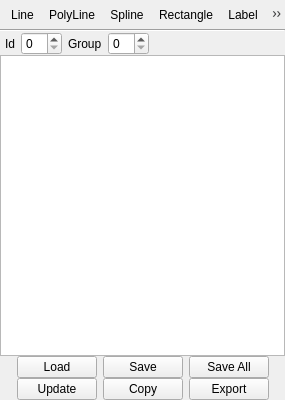
<?xml version="1.0" encoding="UTF-8"?>
<ui version="4.0">
 <class>ToolWindowMeasure</class>
 <widget class="QWidget" name="ToolWindowMeasure">
  <property name="geometry">
   <rect>
    <x>0</x>
    <y>0</y>
    <width>285</width>
    <height>400</height>
   </rect>
  </property>
  <property name="windowTitle">
   <string>Measure</string>
  </property>
  <layout class="QVBoxLayout" name="verticalLayout_main" stretch="0,0,0,1,0,0">
   <property name="spacing">
    <number>0</number>
   </property>
   <property name="sizeConstraint">
    <enum>QLayout::SetMinimumSize</enum>
   </property>
   <property name="margin">
    <number>0</number>
   </property>
   <item>
    <widget class="QToolBar" name="toolBar">
     <property name="iconSize">
      <size>
       <width>24</width>
       <height>24</height>
      </size>
     </property>
     <addaction name="actionLine"/>
     <addaction name="actionPolyLine"/>
     <addaction name="actionSpline"/>
     <addaction name="actionRectangle"/>
     <addaction name="actionLabel"/>
     <addaction name="actionContour"/>
    </widget>
   </item>
   <item>
    <widget class="Line" name="lineSeparator">
     <property name="orientation">
      <enum>Qt::Horizontal</enum>
     </property>
    </widget>
   </item>
   <item>
    <layout class="QHBoxLayout" name="horizontalLayout" stretch="0,0,0,0,1">
     <property name="spacing">
      <number>6</number>
     </property>
     <property name="leftMargin">
      <number>5</number>
     </property>
     <property name="topMargin">
      <number>0</number>
     </property>
     <property name="rightMargin">
      <number>5</number>
     </property>
     <property name="bottomMargin">
      <number>0</number>
     </property>
     <item>
      <widget class="QLabel" name="labelId">
       <property name="text">
        <string>Id</string>
       </property>
      </widget>
     </item>
     <item>
      <widget class="QSpinBox" name="spinBoxId"/>
     </item>
     <item>
      <widget class="QLabel" name="labelGroup">
       <property name="text">
        <string>Group</string>
       </property>
      </widget>
     </item>
     <item>
      <widget class="QSpinBox" name="spinBoxGroup"/>
     </item>
     <item>
      <widget class="QtColorPicker" name="colorPickerGroup" native="true">
       <property name="minimumSize">
        <size>
         <width>40</width>
         <height>0</height>
        </size>
       </property>
      </widget>
     </item>
    </layout>
   </item>
   <item>
    <widget class="QTextBrowser" name="textBrowserInfo">
     <property name="sizePolicy">
      <sizepolicy hsizetype="Expanding" vsizetype="Expanding">
       <horstretch>0</horstretch>
       <verstretch>1</verstretch>
      </sizepolicy>
     </property>
     <property name="minimumSize">
      <size>
       <width>0</width>
       <height>270</height>
      </size>
     </property>
     <property name="tabStopWidth">
      <number>50</number>
     </property>
    </widget>
   </item>
   <item>
    <layout class="QHBoxLayout" name="horizontalLayout_3">
     <property name="spacing">
      <number>6</number>
     </property>
     <property name="margin">
      <number>0</number>
     </property>
     <item>
      <spacer name="horizontalSpacer_3">
       <property name="orientation">
        <enum>Qt::Horizontal</enum>
       </property>
       <property name="sizeHint" stdset="0">
        <size>
         <width>0</width>
         <height>0</height>
        </size>
       </property>
      </spacer>
     </item>
     <item>
      <widget class="QPushButton" name="pushButtonLoad">
       <property name="text">
        <string>Load</string>
       </property>
       <property name="iconSize">
        <size>
         <width>16</width>
         <height>16</height>
        </size>
       </property>
      </widget>
     </item>
     <item>
      <widget class="QPushButton" name="pushButtonSave">
       <property name="text">
        <string>Save</string>
       </property>
      </widget>
     </item>
     <item>
      <widget class="QPushButton" name="pushButtonSaveAll">
       <property name="text">
        <string>Save All</string>
       </property>
      </widget>
     </item>
     <item>
      <spacer name="horizontalSpacer_4">
       <property name="orientation">
        <enum>Qt::Horizontal</enum>
       </property>
       <property name="sizeHint" stdset="0">
        <size>
         <width>0</width>
         <height>0</height>
        </size>
       </property>
      </spacer>
     </item>
    </layout>
   </item>
   <item>
    <layout class="QHBoxLayout" name="horizontalLayout_2">
     <property name="spacing">
      <number>6</number>
     </property>
     <item>
      <spacer name="horizontalSpacer_2">
       <property name="orientation">
        <enum>Qt::Horizontal</enum>
       </property>
       <property name="sizeHint" stdset="0">
        <size>
         <width>0</width>
         <height>0</height>
        </size>
       </property>
      </spacer>
     </item>
     <item>
      <widget class="QPushButton" name="pushButtonUpdate">
       <property name="text">
        <string>Update</string>
       </property>
      </widget>
     </item>
     <item>
      <widget class="QPushButton" name="pushButtonCopy">
       <property name="minimumSize">
        <size>
         <width>0</width>
         <height>0</height>
        </size>
       </property>
       <property name="text">
        <string>Copy</string>
       </property>
      </widget>
     </item>
     <item>
      <widget class="QPushButton" name="pushButtonExport">
       <property name="text">
        <string>Export</string>
       </property>
      </widget>
     </item>
     <item>
      <spacer name="horizontalSpacer">
       <property name="orientation">
        <enum>Qt::Horizontal</enum>
       </property>
       <property name="sizeHint" stdset="0">
        <size>
         <width>0</width>
         <height>0</height>
        </size>
       </property>
      </spacer>
     </item>
    </layout>
   </item>
  </layout>
  <action name="actionLine">
   <property name="checkable">
    <bool>true</bool>
   </property>
   <property name="icon">
    <iconset resource="freeview.qrc">
     <normaloff>:/resource/icons/measure_line.png</normaloff>:/resource/icons/measure_line.png</iconset>
   </property>
   <property name="text">
    <string>Line</string>
   </property>
   <property name="toolTip">
    <string>Line</string>
   </property>
  </action>
  <action name="actionPolyLine">
   <property name="checkable">
    <bool>true</bool>
   </property>
   <property name="icon">
    <iconset resource="freeview.qrc">
     <normaloff>:/resource/icons/measure_polyline.png</normaloff>:/resource/icons/measure_polyline.png</iconset>
   </property>
   <property name="text">
    <string>PolyLine</string>
   </property>
   <property name="toolTip">
    <string>Polyline</string>
   </property>
  </action>
  <action name="actionSpline">
   <property name="checkable">
    <bool>true</bool>
   </property>
   <property name="icon">
    <iconset resource="freeview.qrc">
     <normaloff>:/resource/icons/measure_spline.png</normaloff>:/resource/icons/measure_spline.png</iconset>
   </property>
   <property name="text">
    <string>Spline</string>
   </property>
   <property name="toolTip">
    <string>Spline</string>
   </property>
  </action>
  <action name="actionRectangle">
   <property name="checkable">
    <bool>true</bool>
   </property>
   <property name="icon">
    <iconset resource="freeview.qrc">
     <normaloff>:/resource/icons/measure_rectangle.png</normaloff>:/resource/icons/measure_rectangle.png</iconset>
   </property>
   <property name="text">
    <string>Rectangle</string>
   </property>
   <property name="toolTip">
    <string>Rectangle</string>
   </property>
  </action>
  <action name="actionContour">
   <property name="checkable">
    <bool>true</bool>
   </property>
   <property name="icon">
    <iconset resource="freeview.qrc">
     <normaloff>:/resource/icons/measure_surface_region.png</normaloff>:/resource/icons/measure_surface_region.png</iconset>
   </property>
   <property name="text">
    <string>Contour</string>
   </property>
   <property name="toolTip">
    <string>IsoSurface Region</string>
   </property>
  </action>
  <action name="actionLabel">
   <property name="checkable">
    <bool>true</bool>
   </property>
   <property name="icon">
    <iconset resource="freeview.qrc">
     <normaloff>:/resource/icons/measure_label.png</normaloff>:/resource/icons/measure_label.png</iconset>
   </property>
   <property name="text">
    <string>Label</string>
   </property>
   <property name="toolTip">
    <string>Label</string>
   </property>
  </action>
 </widget>
 <customwidgets>
  <customwidget>
   <class>QtColorPicker</class>
   <extends>QWidget</extends>
   <header>qtcolorpicker.h</header>
   <container>1</container>
   <slots>
    <signal>colorChanged(QColor)</signal>
    <signal>currentColorChanged(QColor)</signal>
   </slots>
  </customwidget>
 </customwidgets>
 <resources>
  <include location="freeview.qrc"/>
 </resources>
 <connections>
  <connection>
   <sender>spinBoxId</sender>
   <signal>valueChanged(int)</signal>
   <receiver>ToolWindowMeasure</receiver>
   <slot>OnSpinBoxId(int)</slot>
   <hints>
    <hint type="sourcelabel">
     <x>45</x>
     <y>59</y>
    </hint>
    <hint type="destinationlabel">
     <x>354</x>
     <y>104</y>
    </hint>
   </hints>
  </connection>
  <connection>
   <sender>spinBoxGroup</sender>
   <signal>valueChanged(int)</signal>
   <receiver>ToolWindowMeasure</receiver>
   <slot>OnSpinBoxGroup(int)</slot>
   <hints>
    <hint type="sourcelabel">
     <x>153</x>
     <y>56</y>
    </hint>
    <hint type="destinationlabel">
     <x>415</x>
     <y>213</y>
    </hint>
   </hints>
  </connection>
  <connection>
   <sender>pushButtonLoad</sender>
   <signal>clicked()</signal>
   <receiver>ToolWindowMeasure</receiver>
   <slot>OnLoad()</slot>
   <hints>
    <hint type="sourcelabel">
     <x>56</x>
     <y>357</y>
    </hint>
    <hint type="destinationlabel">
     <x>456</x>
     <y>291</y>
    </hint>
   </hints>
  </connection>
  <connection>
   <sender>pushButtonSave</sender>
   <signal>clicked()</signal>
   <receiver>ToolWindowMeasure</receiver>
   <slot>OnSave()</slot>
   <hints>
    <hint type="sourcelabel">
     <x>165</x>
     <y>354</y>
    </hint>
    <hint type="destinationlabel">
     <x>337</x>
     <y>381</y>
    </hint>
   </hints>
  </connection>
  <connection>
   <sender>pushButtonSaveAll</sender>
   <signal>clicked()</signal>
   <receiver>ToolWindowMeasure</receiver>
   <slot>OnSaveAll()</slot>
   <hints>
    <hint type="sourcelabel">
     <x>240</x>
     <y>357</y>
    </hint>
    <hint type="destinationlabel">
     <x>311</x>
     <y>358</y>
    </hint>
   </hints>
  </connection>
  <connection>
   <sender>pushButtonUpdate</sender>
   <signal>clicked()</signal>
   <receiver>ToolWindowMeasure</receiver>
   <slot>OnUpdate()</slot>
   <hints>
    <hint type="sourcelabel">
     <x>73</x>
     <y>387</y>
    </hint>
    <hint type="destinationlabel">
     <x>84</x>
     <y>422</y>
    </hint>
   </hints>
  </connection>
  <connection>
   <sender>pushButtonCopy</sender>
   <signal>clicked()</signal>
   <receiver>ToolWindowMeasure</receiver>
   <slot>OnCopy()</slot>
   <hints>
    <hint type="sourcelabel">
     <x>147</x>
     <y>388</y>
    </hint>
    <hint type="destinationlabel">
     <x>166</x>
     <y>427</y>
    </hint>
   </hints>
  </connection>
  <connection>
   <sender>pushButtonExport</sender>
   <signal>clicked()</signal>
   <receiver>ToolWindowMeasure</receiver>
   <slot>OnExport()</slot>
   <hints>
    <hint type="sourcelabel">
     <x>236</x>
     <y>395</y>
    </hint>
    <hint type="destinationlabel">
     <x>241</x>
     <y>432</y>
    </hint>
   </hints>
  </connection>
  <connection>
   <sender>colorPickerGroup</sender>
   <signal>colorChanged(QColor)</signal>
   <receiver>ToolWindowMeasure</receiver>
   <slot>OnColorGroup(QColor)</slot>
   <hints>
    <hint type="sourcelabel">
     <x>228</x>
     <y>61</y>
    </hint>
    <hint type="destinationlabel">
     <x>417</x>
     <y>148</y>
    </hint>
   </hints>
  </connection>
 </connections>
 <slots>
  <slot>OnSpinBoxId(int)</slot>
  <slot>OnSpinBoxGroup(int)</slot>
  <slot>OnLoad()</slot>
  <slot>OnSave()</slot>
  <slot>OnSaveAll()</slot>
  <slot>OnUpdate()</slot>
  <slot>OnCopy()</slot>
  <slot>OnExport()</slot>
  <slot>OnColorGroup(QColor)</slot>
 </slots>
</ui>
